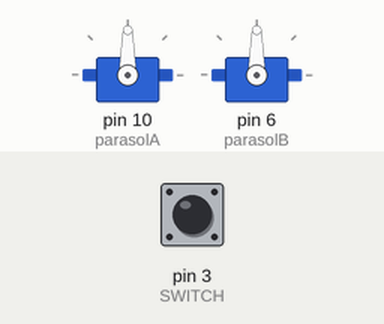
Recording of a sketch running on a simulated Arduino Uno, built with avr-gcc and run on an emulated ATmega328P. On the bench: 2 × servo. The inputs (shaded band) are chosen by the test bench; at power-on: pin 3 (SWITCH) HIGH.

Above: at 0.1 s.
At 1.2 s:
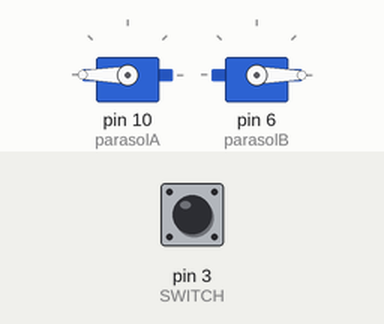
1.3 s: pin 3 (SWITCH) pulsed LOW 2 times (0.12 s each, 0.3 s apart)
At 2.3 s:
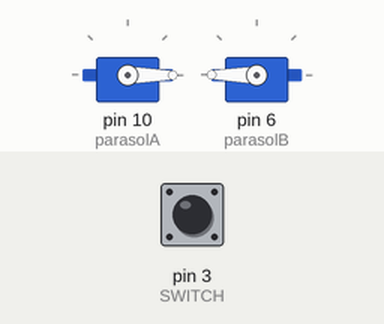
Timing chart, 0 to 4.3 s (numbered marks = the images above; inputs shaded):
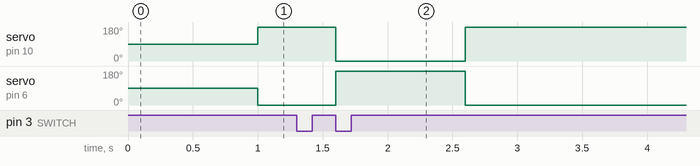

The sketch:

parasolServoControl.ino
```cpp
//JONAH T. WAHL
//Program to control parasol system from pixhawk or radio

//get servo library and create a variable for raw data switch pin
#include <Servo.h>
byte SWITCH = 3;

//create a servo object
Servo parasolA;
Servo parasolB;

//create a variable to hold raw data value from SWITCH
float switch_val;

void setup() {
  //set raw data SWITCH pin to input
  pinMode(SWITCH, INPUT);

  //set servo object to value on pin 10
  parasolA.attach(10);
  parasolB.attach(6);
  Serial.begin(115200);
}

//specify telemetry data ranges
const int min_micros = 1000;
const int max_micros = 2000;

void loop() {
  switch_val = pulseIn(SWITCH, HIGH);                               //get the value from the switch

  //2-STATE CONTROL
  if (switch_val <= ((min_micros + max_micros)/2)) {              //map raw data to two possible servo angles
    parasolA.write(180);                                             //write max angle to servo object
    parasolB.write(0);
  }
  else {
    parasolA.write(0);                                               //write min angle to servo object
    parasolB.write(180);
  }

  //VARIABLE CONTROL
  /*float switch_f = ((switch_val - min_micros)/(min_micros/180));    //map raw data to servo angles
  parasolA.write(switch_f);                                          //write corresponding angle to servo object
  parasolB.write(-switch_f);

  //output raw data followed by angle to monitor
  Serial.print("PWM: ");
  Serial.print(switch_val);
  Serial.print(", DEGREES: ");
  Serial.println(switch_f);*/
}
```

Measured:
- after the input at 1.3 s, servo on pin 10 (parasolA): 180° → 0° after 0.30 s, → 180° 1.0 s later; servo on pin 6 (parasolB): 0° → 180° after 0.30 s, → 0° 1.0 s later
